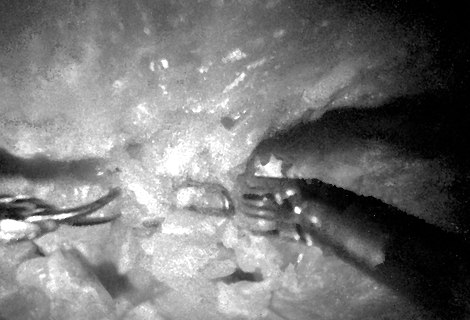
#> input picture TransUNet-single/datasets/GaE_Dataset/Training/Grayscale/New_folder/Grayscale Image 1041.png, 470 x 320 px, found by its file name; its folder holds only this picture in this run
$ python transform_dataset_train_final_Gray.py
#> lines starting #> are read from the running program, lines starting #| are printed output that depends on the picture; after the words box and inside, x2 and y2 are one past the last pixel; in counts of white or black regions, pixels touching at a corner belong together
import numpy as np
import os
import cv2
import matplotlib.pyplot as plt
import pickle

# Paths to traning images
train_data_path = "./GaE_Dataset_final/Training/Grayscale/New_folder"
train_label_path = "./GaE_Dataset_final/Training/Masks/New_folder"

# Path to save generated .npz files
npz_saving_path = "./GaE_final_Gray/train_npz/"

# This is used to filter bad images
# preserving_ratio = 0.25


filenames = os.listdir(train_data_path)

png_train_list = []
for filename in filenames: # Get all images name
    if filename.endswith('png'):
        png_train_list.append(filename)
print('Number of images found : ', len(png_train_list))

png_train_list.sort()

filenames2 = os.listdir(train_label_path)

png_label_list = []
for filename in filenames2: # Get all labels name
    if filename.endswith('png'):
        png_label_list.append(filename)
print('Number of labels found : ', len(png_label_list))

png_label_list.sort()

list_file = open('./train.txt','a')

for i, f in enumerate(png_train_list):
    # Read traning image
    data_path = os.path.join(train_data_path, f)
    img_o = cv2.imread(data_path)
#> img_o is the input picture: shape (320, 470, 3); min 0, max 255, mean 117.7
    img = cv2.resize(img_o, (320,320), interpolation=cv2.INTER_AREA)
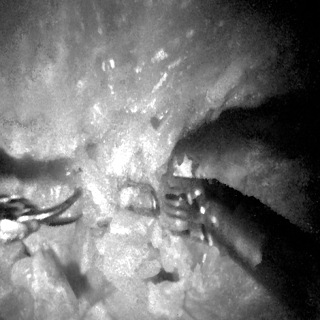
#> img: shape (320, 320, 3); min 0, max 255, mean 117.7
    img = img / np.amax(img)  # Normalisation
    img_avg = (img[:,:,0]+img[:,:,1]+img[:,:,2])/3
    img_arr = np.asarray(img_avg)

    # Read traning label
    label_path = os.path.join(train_label_path, png_label_list[i])
    img_label_o = cv2.imread(label_path)
    img_label = cv2.resize(img_label_o, (320,320), interpolation=cv2.INTER_AREA)
    img_label_avg = (img_label[:,:,0]+img_label[:,:,1]+img_label[:,:,2])/3
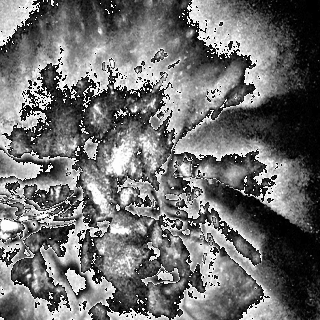
#> img_label_avg: shape (320, 320) float64; min 0, max 85, mean 36.7; drawn with min black and max white
    above_1 = np.nonzero(img_label_avg)
#> above_1 = 100288 positions, rows 0 to 319, columns 0 to 319
    img_label_avg[above_1] = 1
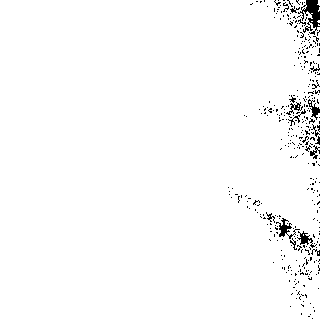
#> img_label_avg: shape (320, 320) float64; values 0 (black) and 1 (white), 97.9% white; black in thin lines or dots, all inside (x1, y1, x2, y2) = (228, 0, 320, 319)
    img_label_arr = np.asarray(img_label_avg)

    # Store data as .npz format
    if not os.path.exists(npz_saving_path):
        os.makedirs(npz_saving_path)
    np.savez(os.path.join(npz_saving_path, f[0:-4]+'.npz'), image=img_arr, label=img_label_arr)

    # Make a record in list
    list_file.write(f[0:-4])
    list_file.write('\n')

    print(f+'.npz finished.')

list_file.close()
print('All .npz transform complete!')


# Show dataset with npz format
train = np.load(os.path.join(npz_saving_path,png_train_list[0][0:-4]+'.npz'))
cv2.imshow('train_data',train['image'])
cv2.waitKey(5000)
cv2.imshow('train_label',train['label'])
cv2.waitKey(5000)

$ run again, on TransUNet-single/datasets/GaE_Dataset/Training/Grayscale/New_folder/Grayscale Image 578.png
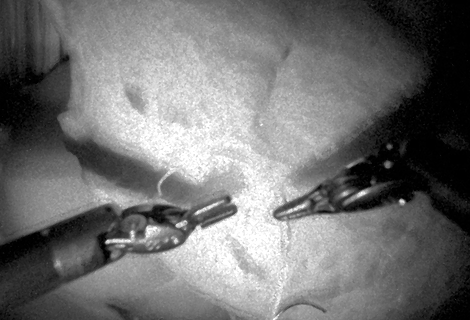
#> input picture TransUNet-single/datasets/GaE_Dataset/Training/Grayscale/New_folder/Grayscale Image 578.png, 470 x 320 px, found by its file name
#> img_o is the input picture: shape (320, 470, 3); min 0, max 255, mean 113.6
#> `img_label_avg = (img_label[:,:,0]+img_label[:,:,1]+img_label[:,:,2])/3`:
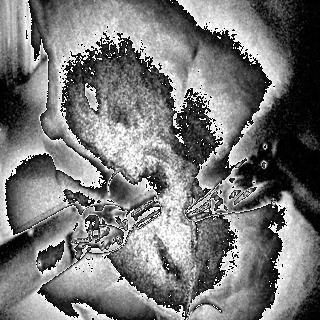
#> img_label_avg: shape (320, 320) float64; min 0, max 85, mean 39.7; drawn with min black and max white
#> above_1 = 99867 positions, rows 0 to 319, columns 0 to 319
#> `img_label_avg[above_1] = 1`:
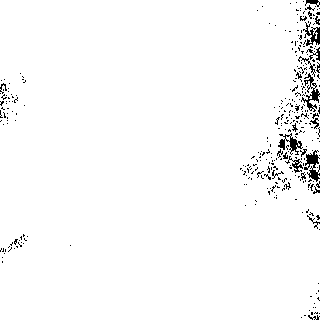
#> img_label_avg: shape (320, 320) float64; values 0 (black) and 1 (white), 97.5% white; black in thin lines or dots

$ run again, on TransUNet-single/datasets/GaE_Dataset/Training/Grayscale/New_folder/Grayscale Image 743.png
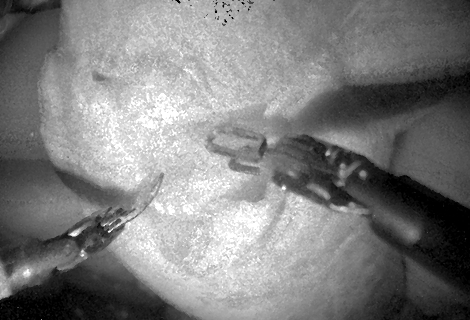
#> input picture TransUNet-single/datasets/GaE_Dataset/Training/Grayscale/New_folder/Grayscale Image 743.png, 470 x 320 px, found by its file name
#> img_o is the input picture: shape (320, 470, 3); min 0, max 255, mean 125.9
#> `img_label_avg = (img_label[:,:,0]+img_label[:,:,1]+img_label[:,:,2])/3`:
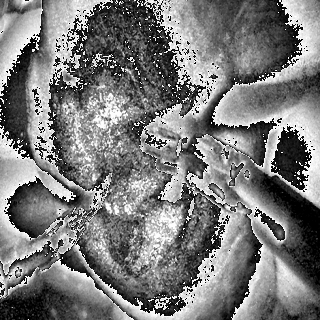
#> img_label_avg: shape (320, 320) float64; min 0, max 85, mean 40.6; drawn with min black and max white
#> above_1 = 101276 positions, rows 0 to 319, columns 0 to 319
#> `img_label_avg[above_1] = 1`:
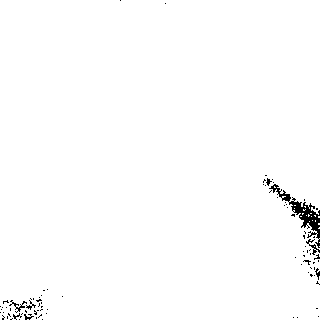
#> img_label_avg: shape (320, 320) float64; values 0 (black) and 1 (white), 98.9% white; 84 black regions (76 under 20 px), largest, box (x1, y1, x2, y2) and area: (269, 184, 320, 248) 650, (306, 239, 320, 255) 62, (9, 300, 27, 313) 62

$ run again, on TransUNet-single/datasets/GaE_Dataset/Training/Grayscale/New_folder/Grayscale Image 160.png
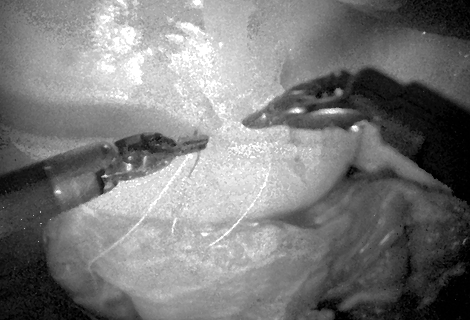
#> input picture TransUNet-single/datasets/GaE_Dataset/Training/Grayscale/New_folder/Grayscale Image 160.png, 470 x 320 px, found by its file name
#> img_o is the input picture: shape (320, 470, 3); min 0, max 255, mean 122.4
#> `img_label_avg = (img_label[:,:,0]+img_label[:,:,1]+img_label[:,:,2])/3`:
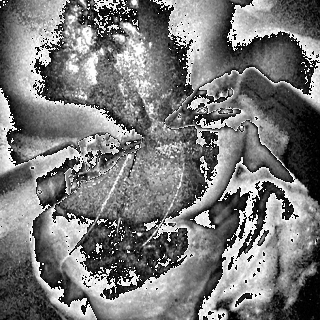
#> img_label_avg: shape (320, 320) float64; min 0, max 85, mean 40.2; drawn with min black and max white
#> above_1 = 101710 positions, rows 0 to 319, columns 0 to 319
#> `img_label_avg[above_1] = 1`:
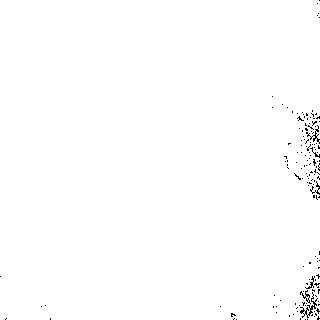
#> img_label_avg: shape (320, 320) float64; values 0 (black) and 1 (white), 99.3% white; black in thin lines or dots
